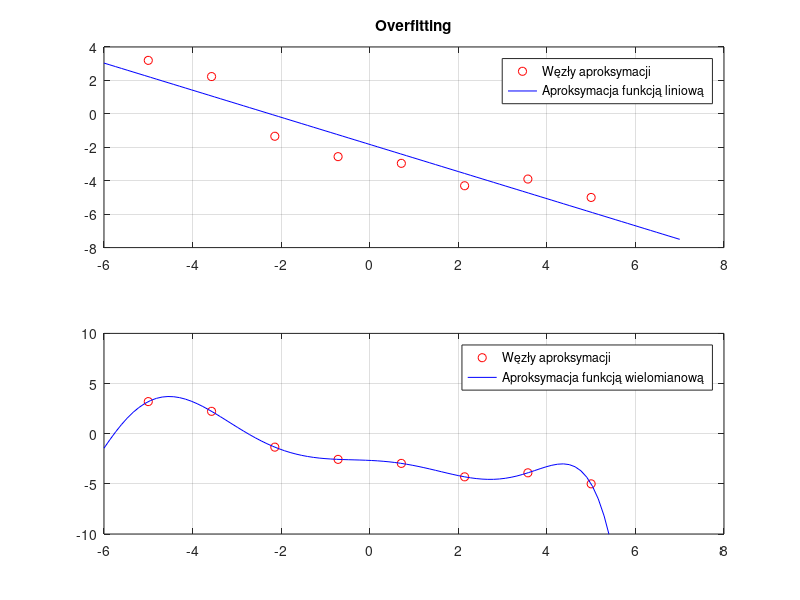

Recreate this plot in MATLAB.
clear, clc, close all;
%% Dane
x=linspace(-5,5,8);
y=[3.2,2.23,-1.34,-2.56,-2.96,-4.3,-3.9,-5];

%% Wykres
figure(1);
x0=linspace(-6,7);

subplot(2,1,1);

p1=polyfit(x,y,1);
y1=polyval(p1,x0);

plot(x,y,'ro',x0,y1,'b-');
grid on;
title('Overfitting');
legend('Węzły aproksymacji','Aproksymacja funkcją liniową');


subplot(2,1,2);

p3=polyfit(x,y,9);
y3=polyval(p3,x0);

plot(x,y,'ro',x0,y3,'b-');
grid on;
legend('Węzły aproksymacji','Aproksymacja funkcją wielomianową');
ylim([-10,10]);